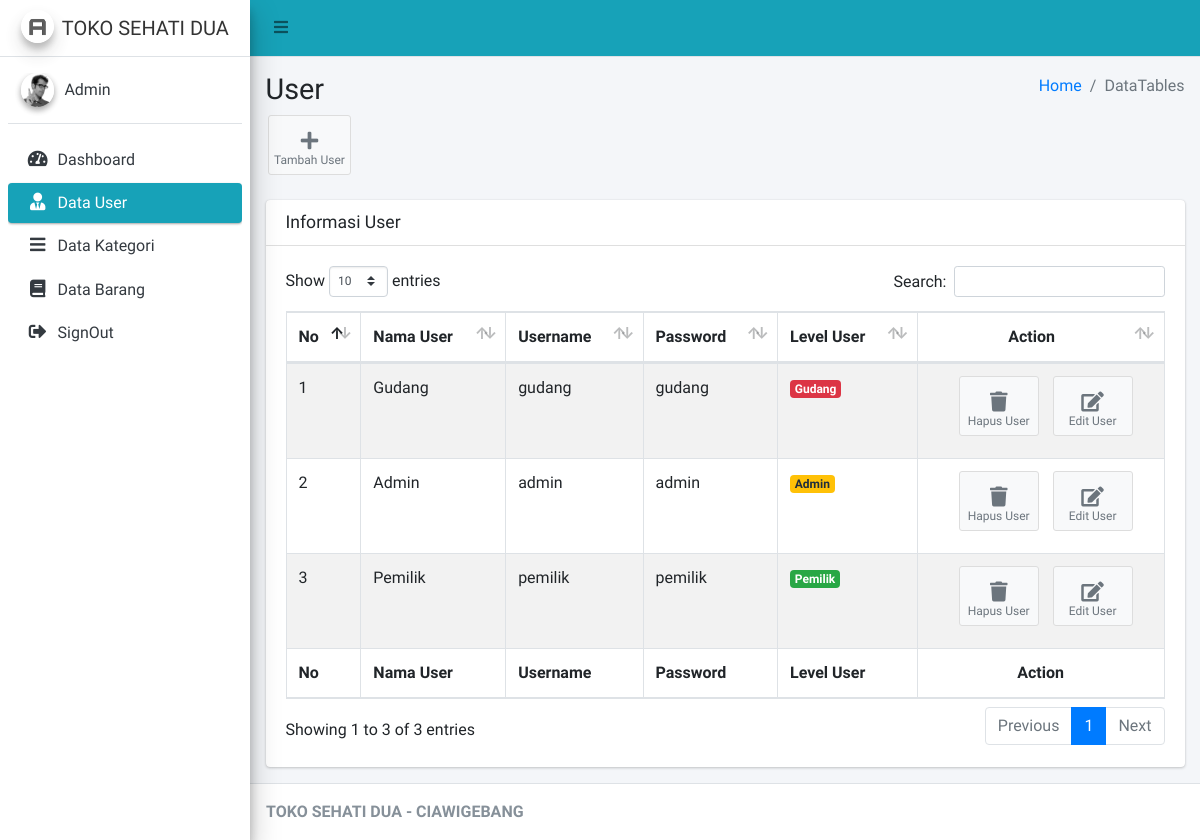
/Admin/cUser (signed in), run on the app's committed database.
### tables this page shows
CREATE TABLE `user` (
  `id_user` int(11) NOT NULL,
  `nama_user` varchar(125) NOT NULL,
  `username` varchar(125) NOT NULL,
  `password` varchar(125) NOT NULL,
  `level_user` int(11) NOT NULL
);

### application/controllers/Admin/cUser.php (called while the page is built, shortened)
<?php
class cUser extends CI_Controller
{
	public function __construct()
	{
		$this->load->model('mUser');
	}
	public function index()
	{
		$data = array(
			'user' => $this->mUser->select()
		);
		$this->load->view('Admin/Layout/head');
		$this->load->view('Admin/Layout/aside');
		$this->load->view('Admin/User/vUser', $data);
		$this->load->view('Admin/Layout/footer');
	}
}

### index.php (called while the page is built, shortened)
<?php
require_once BASEPATH.'core/CodeIgniter.php';

### application/models/mUser.php (called while the page is built, shortened)
<?php
class mUser extends CI_Model
{
	public function select()
	{
		$this->db->select('*');
		$this->db->from('user');
		return $this->db->get()->result();
	}
}

### application/views/Admin/User/vUser.php (the view, shortened to what this page needs)
<div class="content-wrapper">
	<section class="content-header">
		<div class="container-fluid">
			<div class="row mb-2">
				<div class="col-sm-6">
					<h1>User</h1>
				</div>
				<div class="col-sm-6">
					<ol class="breadcrumb float-sm-right">
						<li class="breadcrumb-item"><a href="#">Home</a></li>
						<li class="breadcrumb-item active">DataTables</li>
					</ol>
				</div>
			</div>
		</div>
		<a href="<?= base_url('Admin/cUser/createUser') ?>" class="btn btn-app">
			<i class="fas fa-plus"></i> Tambah User
		</a>
	</section>
	<section class="content">
		<div class="container-fluid">
			<div class="row">
				<div class="col-12">
					<div class="card">
						<div class="card-header">
							<h3 class="card-title">Informasi User</h3>
						</div>
						<div class="card-body">
							<table id="example1" class="table table-bordered table-striped">
								<thead>
									<tr>
										<th>No</th>
										<th>Nama User</th>
										<th>Username</th>
										<th>Password</th>
										<th>Level User</th>
										<th class="text-center">Action</th>
									</tr>
								</thead>
								<tbody>
									<?php
									$no = 1;
									foreach ($user as $key => $value) {
									?>
										<tr>
											<td><?= $no++ ?></td>
											<td><?= $value->nama_user ?></td>
											<td><?= $value->username ?></td>
											<td><?= $value->password ?></td>
											<td><?php if ($value->level_user == '1') {
													echo '<span class="badge badge-warning">Admin</span>';
												} else if ($value->level_user == '2') {
													echo '<span class="badge badge-danger">Gudang</span>';
												} else if ($value->level_user == '3') {
													echo '<span class="badge badge-success">Pemilik</span>';
												} ?></td>
											<td class="text-center"> <a href="<?= base_url('Admin/cUser/delete/' . $value->id_user) ?>" class="btn btn-app">
													<i class="fas fa-trash"></i> Hapus User
												</a> <a href="<?= base_url('Admin/cUser/edit/' . $value->id_user) ?>" class="btn btn-app">
													<i class="fas fa-edit"></i> Edit User
												</a></td>
										</tr>
									<?php
									}
									?>
								</tbody>
								<tfoot>
									<tr>
										<th>No</th>
										<th>Nama User</th>
										<th>Username</th>
										<th>Password</th>
										<th>Level User</th>
										<th class="text-center">Action</th>
									</tr>
								</tfoot>
							</table>
						</div>
					</div>
				</div>
			</div>
		</div>
	</section>
</div>

### data on the page
user: nama_user "Gudang", username "gudang", password "gudang", level_user "Gudang"
user: nama_user "Admin", username "admin", password "admin", level_user "Admin"
user: nama_user "Pemilik", username "pemilik", password "pemilik", level_user "Pemilik"
